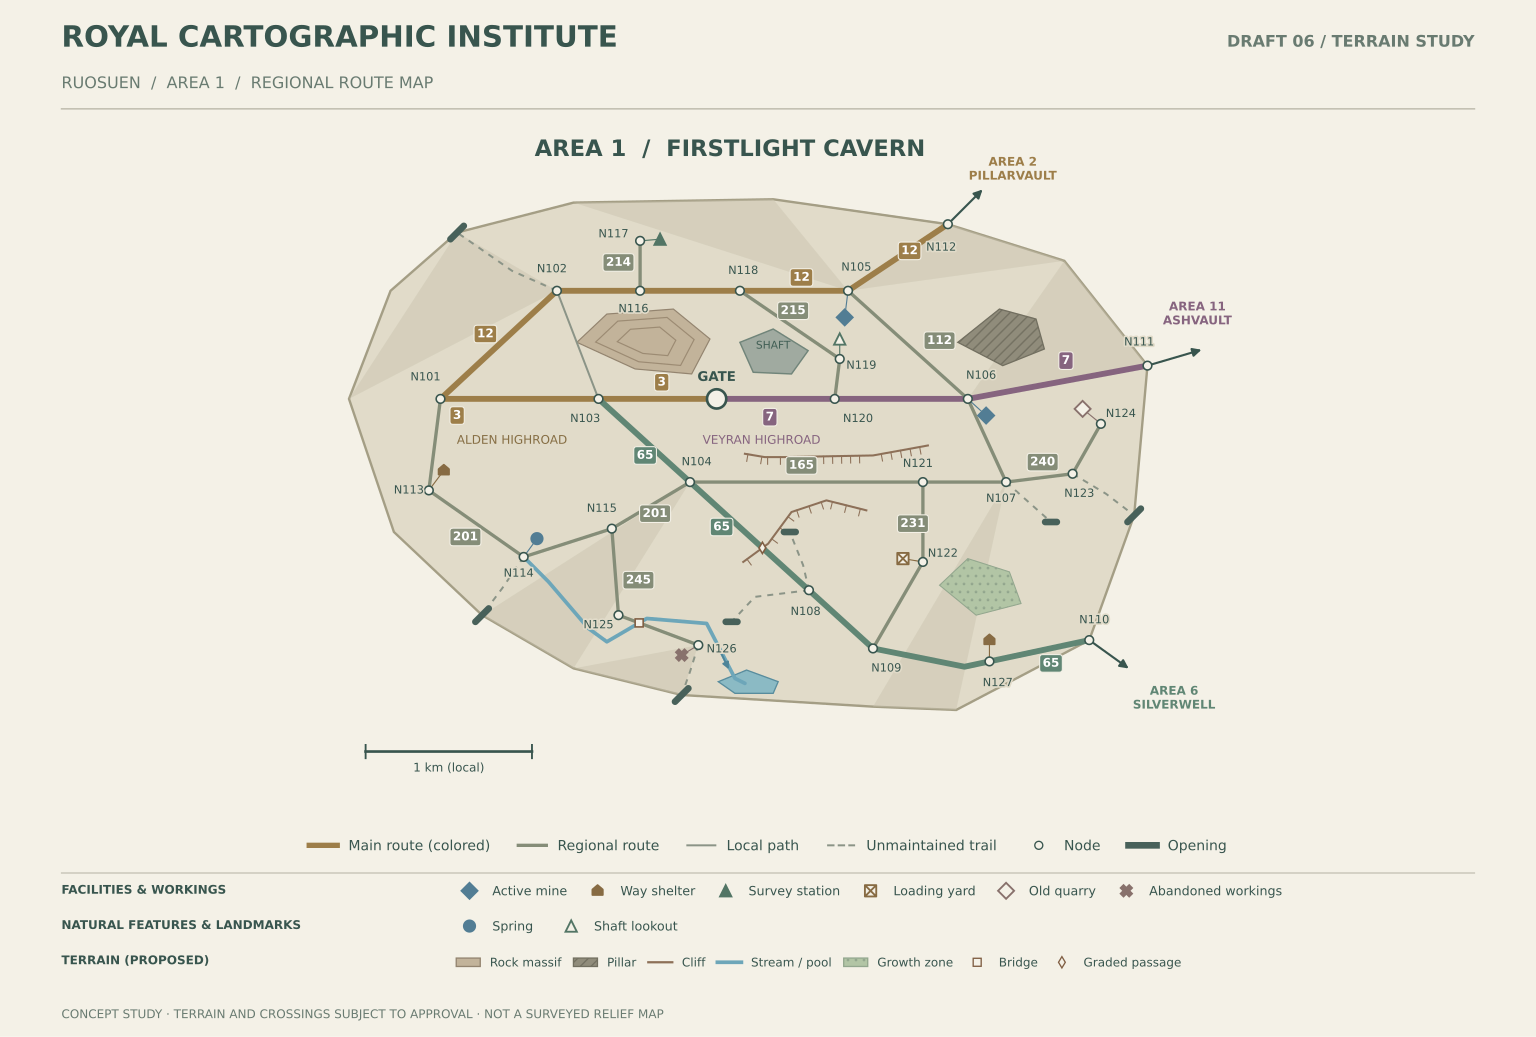

Write the Python code that produced this figure.
import json, math
from pathlib import Path
import matplotlib
matplotlib.use('Agg')
import matplotlib.pyplot as plt
from matplotlib.patches import Polygon, Circle, FancyArrowPatch
from matplotlib.lines import Line2D
from matplotlib import patheffects
out=Path(__file__).parent
base={'status': 'design draft, no formal registration', 'coordinate_frame': 'local approximate km, not global datum; z relative to GATE', 'points': {'GATE': {'xy_km': [-0.85, 2.0], 'z_m': 0}, 'N101': {'xy_km': [0.55, 2.0], 'z_m': -10}, 'N102': {'xy_km': [1.25, 2.65], 'z_m': 15}, 'N103': {'xy_km': [1.5, 2.0], 'z_m': -20}, 'N104': {'xy_km': [2.05, 1.5], 'z_m': -35}, 'N105': {'xy_km': [3.0, 2.65], 'z_m': 35}, 'N106': {'xy_km': [3.72, 2.0], 'z_m': -5}, 'N107': {'xy_km': [3.95, 1.5], 'z_m': -20}, 'N108': {'xy_km': [2.765, 0.85], 'z_m': -65}, 'N109': {'xy_km': [3.15, 0.5], 'z_m': -80}, 'N110': {'xy_km': [4.45, 0.55], 'z_m': -80}, 'N111': {'xy_km': [4.8, 2.2], 'z_m': 5}, 'N112': {'xy_km': [3.6, 3.05], 'z_m': 45}, 'D_ENTRY': {'xy_km': [3.15, 0.15], 'z_m': -100}}, 'routes': {'3': ['GATE', 'N101', 'N103', 'N106', 'N111'], '12': ['N101', 'N102', 'N105', 'N112'], '65': ['N103', 'N104', 'N108', 'N109', 'N110'], '112': ['N105', 'N106'], '165': ['N104', 'N107', 'N106']}, 'route_geometry_overrides': {'GATE-N101': [[-0.85, 2.0], [-0.5, 2.02], [-0.23, 1.94], [0, 2.0], [0.55, 2.0]], 'N109-N110': [[3.15, 0.5], [3.7, 0.39], [4.45, 0.55]]}, 'cavern_outline': [[0, 2.0], [0.25, 2.65], [0.65, 3.0], [1.35, 3.18], [2.55, 3.2], [3.6, 3.05], [4.3, 2.83], [4.8, 2.2], [4.72, 1.3], [4.45, 0.55], [3.65, 0.13], [3.15, 0.15], [2.0, 0.22], [1.35, 0.38], [0.8, 0.7], [0.27, 1.2]], 'unknown_openings': [[0.65, 3.0], [0.8, 0.7], [4.72, 1.3], [2.0, 0.22]], 'unmaintained_spur': [[3.15, 0.5], [3.12, 0.33], [3.15, 0.15]], 'journey': [{'from': 'GATE', 'to': 'N101', 'horizontal_km': 1.42, 'dz_m': -10}, {'from': 'N101', 'to': 'N103', 'horizontal_km': 0.95, 'dz_m': -10}, {'from': 'N103', 'to': 'N104', 'horizontal_km': 0.743, 'dz_m': -15}, {'from': 'N104', 'to': 'N108', 'horizontal_km': 0.966, 'dz_m': -30}, {'from': 'N108', 'to': 'N109', 'horizontal_km': 0.52, 'dz_m': -15}, {'from': 'N109', 'to': 'D_ENTRY', 'horizontal_km': 0.355, 'dz_m': -20}]}
P={k:tuple(v['xy_km']) for k,v in base['points'].items() if k!='D_ENTRY'}
P['GATE']=(2.21,2.0) # provisional central position on Route 3
z={k:v['z_m'] for k,v in base['points'].items() if k!='D_ENTRY'}
new={113:(.48,1.45,-15),114:(1.05,1.05,-25),115:(1.58,1.22,-28),116:(1.75,2.65,21),117:(1.75,2.95,40),118:(2.35,2.65,28),119:(2.95,2.24,12),120:(2.92,2,-10),121:(3.45,1.5,-26),122:(3.45,1.02,-48),123:(4.35,1.55,-18),124:(4.52,1.85,-12),125:(1.62,.70,-48),126:(2.10,.52,-52),127:(3.85,.422,-80)}
for n,(x,y,h) in new.items():P[f'N{n}']=(x,y);z[f'N{n}']=h
# Preserve physical elevations; rebase the local vertical datum to the new GATE.
z['GATE']=-15
z={k:h+15 for k,h in z.items()}
R={3:['N101','N103','GATE'],7:['GATE','N120','N106','N111'],12:['N101','N102','N116','N118','N105','N112'],65:['N103','N104','N108','N109','N127','N110'],112:['N105','N106'],165:['N104','N121','N107','N106'],201:['N101','N113','N114','N115','N104'],214:['N116','N117'],215:['N118','N119','N120'],231:['N121','N122','N109'],240:['N107','N123','N124'],245:['N115','N125','N126']}
# Subdivision of existing route geometry preserves original alignment.
paths={('N109','N127'):[P['N109'],(3.7,.39),P['N127']],('N127','N110'):[P['N127'],P['N110']]}
outline=base['cavern_outline'];unknown=base['unknown_openings']
trails=[('N108',[(2.44,.81),(2.30,.66)],'unmaintained'),('N108',[(2.73,1.00),(2.65,1.20)],'unmaintained'),('N107',[(4.22,1.26)],'unmaintained'),('N126',[(2.05,.36),(2.0,.22)],'unmaintained'),('N123',[(4.55,1.43),(4.72,1.3)],'unmaintained'),('N102',[(.98,2.77),(.65,3.0)],'unmaintained'),('N114',[(.92,.86),(.8,.7)],'unmaintained'),('N102',[P['N103']],'local')]
# Public branch from N108 is known as a rough path only, no hidden destination.
facilities={'N105':('Upper Mine','mine'), 'N106':('First Mine','mine'),'N113':('Way shelter','shelter'),'N114':('Spring','water'),'N117':('Survey station','survey'),'N119':('Shaft lookout','lookout'),'N122':('Loading yard','cargo'),'N124':('Old quarry','old'),'N126':('Abandoned workings','old'),'N127':('Way shelter','shelter')}
# Verify intersections of numbered paths are only shared endpoints (plan crossings must be explained).
from shapely.geometry import LineString, Point, Polygon as SPoly
assert SPoly(outline).contains(Point(P['GATE']))
segments=[]
for r,ns in R.items():
 for a,b in zip(ns,ns[1:]):
  coords=paths.get((a,b),[P[a],P[b]])
  segments.append((r,a,b,LineString(coords)))
for i,(r,a,b,l) in enumerate(segments):
 for s,c,d,m in segments[i+1:]:
  cross=l.intersection(m)
  if cross.is_empty:continue
  common=set((a,b))&set((c,d))
  assert cross.geom_type=='Point' and any(cross.distance(Point(P[k]))<1e-7 for k in common),(r,a,b,s,c,d,cross.wkt)
assert all(P[k]==tuple(base['points'][k]['xy_km']) and z[k]==base['points'][k]['z_m']+15 for k in base['points'] if k not in ('D_ENTRY','GATE'))
# Validate the original five routes' ordered node sequences remain subsequences.
for r,ns in base['routes'].items():
 ns=[n for n in ns if n!='GATE']
 sequence=R[3]+R[7][1:] if r=='3' else R[int(r)]
 assert [n for n in sequence if n in ns]==ns
assert R[3][-1]==R[7][0]=='GATE' and set(R[3]) & set(R[7])=={'GATE'}
connections={'N112':{'route':12,'area':2,'name':'Pillarvault'},'N111':{'route':7,'area':11,'name':'Ashvault'},'N110':{'route':65,'area':6,'name':'Silverwell'}}
assert len({c['area'] for c in connections.values()})==len(connections)
assert all(R[c['route']][-1]==n for n,c in connections.items())
route_names={3:'Alden Highroad',7:'Veyran Highroad'}
bg='#f4f1e7'; ink='#38554e'; mute='#697b71'; rock='#e1dbc9'; edge='#a49e85'; colors={3:'#9d7e49',7:'#86647f',12:'#9d7e49',65:'#608674',112:'#858d78',165:'#858d78',201:'#858d78',214:'#858d78',215:'#858d78',231:'#858d78',240:'#858d78',245:'#858d78'}
fig,ax=plt.subplots(figsize=(16,10.8),facecolor=bg);fig.subplots_adjust(left=.035,right=.975,bottom=.235,top=.88);ax.set_aspect('equal');ax.set_xlim(-.42,5.55);ax.set_ylim(-.37,3.65);ax.axis('off')
def poly(ps,**kw):ax.add_patch(Polygon(ps,closed=True,**kw))
def line(ps,**kw):ax.plot(*zip(*ps),**kw)
def txt(x,y,s,**kw):ax.text(x,y,s,color=kw.pop('color',ink),**kw)
def tag(x,y,s,c,fs=10):txt(x,y,s,fontsize=fs,fontweight='bold',color='white',ha='center',va='center',zorder=15,bbox=dict(boxstyle='round,pad=.25',fc=c,ec=bg,lw=.8))
fig.text(.04,.955,'ROYAL CARTOGRAPHIC INSTITUTE',fontsize=22,fontweight='bold',color=ink);fig.text(.04,.915,'RUOSUEN  /  AREA 1  /  REGIONAL ROUTE MAP',fontsize=12,color=mute);fig.text(.96,.955,'DRAFT 06 / TERRAIN STUDY',ha='right',fontsize=12,fontweight='bold',color=mute);fig.lines.append(Line2D([.04,.96],[.895,.895],transform=fig.transFigure,color='#b8b5a6',lw=1))
poly(outline,facecolor=rock,edgecolor=edge,lw=1.8,zorder=2)
for tri in [[(.0,2),(.65,3),(1.25,2.65)],[(1.35,3.18),(2.55,3.2),(3,2.65)],[(4.3,2.83),(4.8,2.2),(3.72,2)],[(.8,.7),(1.35,.38),(2.05,1.5)],[(3.15,.15),(3.65,.13),(3.95,1.5)],[(1.35,.38),(2,.22),(2.10,.52)],[(3.60,3.05),(4.3,2.83),(3.0,2.65)]]:poly(tri,facecolor='#c8c2ad',edgecolor='none',alpha=.45,zorder=3)
poly([(2.35,2.34),(2.55,2.42),(2.76,2.29),(2.66,2.15),(2.43,2.16)],facecolor='#a0aaa0',edgecolor='#71857a',lw=1.1,zorder=3);txt(2.55,2.32,'SHAFT',fontsize=8,ha='center',va='center',color='#405e54')
# Terrain overlay proposal: existing coordinates/roads unchanged.
from matplotlib.patches import Patch
import numpy as np
terrain={
 'massif':[(1.37,2.34),(1.55,2.51),(1.95,2.54),(2.17,2.36),(2.06,2.15),(1.72,2.18)],
 'pillar':[(3.66,2.34),(3.91,2.54),(4.13,2.48),(4.18,2.30),(3.93,2.20)],
 'cliff_upper':[(2.38,1.67),(2.50,1.65),(2.61,1.65),(3.15,1.66),(3.48,1.72)],
 'cliff_lower':[(2.37,1.02),(2.52,1.13),(2.66,1.32),(2.87,1.39),(3.11,1.33)],
 'river':[(1.05,1.05),(1.20,.90),(1.44,.62),(1.55,.54),(1.79,.68),(2.15,.65),(2.32,.32),(2.38,.29)],
 'pool':[(2.22,.30),(2.39,.37),(2.58,.30),(2.55,.23),(2.32,.23)],
 'growth':[(3.55,.88),(3.72,1.04),(3.97,.96),(4.04,.77),(3.77,.70)],
}
allroads=[(str(r),a,b,l) for r,a,b,l in segments]+[('local',k,'',LineString([P[k]]+ps)) for k,ps,state in trails]
for name in ('massif','pillar','pool'):
 g=SPoly(terrain[name]);assert SPoly(outline).covers(g)
 assert all(not g.intersects(l) for r,a,b,l in allroads),name
for name in ('cliff_upper','cliff_lower','river'):
 g=LineString(terrain[name]);assert SPoly(outline).covers(g)
 print(name,[(r,a,b,g.intersection(l).wkt) for r,a,b,l in allroads if g.intersects(l)])
# Regional relief, not a solved elevation mesh.
poly(terrain['massif'],facecolor='#c2b39a',edgecolor='#93846f',lw=.9,zorder=3.1)
center=np.mean(terrain['massif'],axis=0)
for factor in (.74,.44):
 ps=[tuple(center+factor*(np.array(p)-center)) for p in terrain['massif']]
 poly(ps,facecolor='none',edgecolor='#9c8b73',lw=.9,zorder=3.2)
poly(terrain['pillar'],facecolor='#908c7b',edgecolor='#726f60',lw=1,zorder=3.2,hatch='///')
poly(terrain['growth'],facecolor='#b2c5a5',edgecolor='#93a78e',lw=.8,zorder=3.1,hatch='..')
poly(terrain['pool'],facecolor='#8bbac4',edgecolor='#588c9d',lw=1,zorder=3.3)
line(terrain['river'],color='#6da6b9',lw=2.8,solid_capstyle='round',zorder=3.4)
# Flow arrow is hydrological, not compass direction.
ax.add_patch(FancyArrowPatch((2.21,.53),(2.29,.36),arrowstyle='-|>',mutation_scale=10,color='#4e8498',lw=1.4,zorder=3.6))
# Cliff hachures point to the locally lower side. Road crossing is a proposed graded passage.
for name in ('cliff_upper','cliff_lower'):
 pts=terrain[name];line(pts,color='#8d7058',lw=1.55,zorder=3.5)
 for a,b in zip(pts,pts[1:]):
  a=np.array(a);b=np.array(b);v=b-a;length=np.linalg.norm(v);normal=np.array([v[1],-v[0]])/length
  for t in np.linspace(.15,.85,max(2,int(length/.065))):
   p=a+t*v;q=p+.043*normal;line([p,q],color='#8d7058',lw=.8,zorder=3.5)
# Candidate crossing symbols, located from actual intersections.
bridge=LineString(terrain['river']).intersection(next(l for r,a,b,l in allroads if r=='245' and a=='N125' and b=='N126'))
ramp=LineString(terrain['cliff_lower']).intersection(next(l for r,a,b,l in allroads if r=='65' and a=='N104' and b=='N108'))

for r,a,b,l in segments:line(list(l.coords),color=colors[r],lw=4.4 if r<100 else 2.5,solid_capstyle='round',zorder=4)
for k,ps,state in trails:line([P[k]]+ps,color='#8b9487',lw=1.5,ls=(0,(3,3)) if state=='unmaintained' else '-',zorder=5)
# Proposed bridge crossing and graded cliff transition; no official facility IDs yet.
for pt,marker in [(bridge,'s'),(ramp,'d')]:
 ax.plot(pt.x,pt.y,marker=marker,markersize=6,markerfacecolor=bg,markeredgecolor='#805e43',markeredgewidth=1.2,linestyle='None',zorder=9)
# Openings: known mouths, no assumed destination.
for x,y in unknown:
 line([(x-.04,y-.04),(x+.04,y+.04)],color='#48615a',lw=5,solid_capstyle='round',zorder=7)
# Unmaintained interior entrances treated identically, no D label.
for x,y in [(2.65,1.20),(2.30,.66),(4.22,1.26)]:
 line([(x-.035,y),(x+.035,y)],color='#48615a',lw=5,solid_capstyle='round',zorder=7)
for k,d in [('N112',(.22,.22)),('N111',(.34,.10)),('N110',(.25,-.18))]:
 x,y=P[k];ax.add_patch(FancyArrowPatch((x,y),(x+d[0],y+d[1]),arrowstyle='-|>',mutation_scale=13,color=ink,lw=1.6,zorder=6))
for x,y,k in [(3.99,3.38,'N112'),(5.10,2.51,'N111'),(4.96,.20,'N110')]:
 c=connections[k];txt(x,y,f"AREA {c['area']}\n{c['name'].upper()}",fontsize=9,ha='center',va='center',fontweight='bold',color=colors[c['route']],linespacing=1.25)
# Label positions deliberately offset from route shields and facilities.
opts={101:(-.09,.13),102:(-.03,.13),103:(-.08,-.12),104:(.04,.12),105:(.05,.14),106:(.08,.14),107:(-.03,-.10),108:(-.02,-.13),109:(.08,-.12),110:(.03,.12),111:(-.05,.14),112:(-.04,-.14),113:(-.12,0),114:(-.03,-.10),115:(-.06,.12),116:(-.04,-.11),117:(-.16,.04),118:(.02,.12),119:(.13,-.04),120:(.14,-.12),121:(-.03,.11),122:(.12,.05),123:(.04,-.12),124:(.12,.06),125:(-.12,-.06),126:(.14,-.025),127:(.05,-.13)}
for k,(x,y) in P.items():
 if k=='GATE':continue
 dx,dy=opts[int(k[1:])];ax.add_patch(Circle((x,y),.026,fc=bg,ec=ink,lw=1.2,zorder=8));txt(x+dx,y+dy,k,fontsize=8.5,ha='center',va='center',zorder=12,path_effects=[patheffects.withStroke(linewidth=2.5,foreground=rock)])
# Distinct pictograms. A short leader identifies the associated NODE.
from matplotlib.path import Path as MPath
house=MPath([(-1,-.8),(1,-.8),(1,.25),(0,1.1),(-1,.25),(-1,-.8)],[1,2,2,2,2,79])
crate=MPath([(-1,-1),(1,-1),(1,1),(-1,1),(-1,-1),(-1,-1),(1,1),(-1,1),(1,-1)],[1,2,2,2,79,1,2,1,2])
# marker, outline color, fill color
styles={'mine':('D','#527d94','#527d94'),'shelter':(house,'#876b43','#876b43'),'water':('o','#527d94','#527d94'),'survey':('^','#527565','#527565'),'lookout':('^','#527565',bg),'cargo':(crate,'#876b43',bg),'quarry':('D','#88716c',bg),'abandoned':('X','#88716c','#88716c')}
kind_by_node={'N124':'quarry','N126':'abandoned'}
positions={105:(2.98,2.49),106:(3.83,1.90),113:(.57,1.57),114:(1.13,1.16),117:(1.87,2.96),119:(2.95,2.36),122:(3.33,1.04),124:(4.41,1.94),126:(2.00,.46),127:(3.85,.55)}
def mark(kind,x,y):
 marker,col,fill=styles[kind]
 ax.plot(x,y,marker=marker,markersize=8.5,markerfacecolor=fill,markeredgecolor=col,markeredgewidth=1.4,linestyle='None',zorder=13)
for k,(name,kind) in facilities.items():
 kind=kind_by_node.get(k,kind);x,y=positions[int(k[1:])]
 line([P[k],(x,y)],color=styles[kind][1],lw=.85,zorder=6)
 mark(kind,x,y)
for x,y,r in [(.65,1.90,3),(1.88,2.10,3),(2.53,1.89,7),(4.31,2.23,7),(.82,2.39,12),(2.72,2.73,12),(3.37,2.89,12),(1.78,1.66,65),(2.24,1.23,65),(4.22,.41,65),(3.55,2.35,112),(2.72,1.60,165),(.70,1.17,201),(1.84,1.31,201),(1.62,2.82,214),(2.67,2.53,215),(3.39,1.25,231),(4.17,1.62,240),(1.74,.91,245)]:tag(x,y,str(r),colors[r],9)
gx,gy=P['GATE'];ax.add_patch(Circle((gx,gy),.058,fc=bg,ec='#38554e',lw=2,zorder=16));txt(gx,gy+.13,'GATE',fontsize=10,fontweight='bold',ha='center',va='center',zorder=16,path_effects=[patheffects.withStroke(linewidth=3,foreground=rock)])
txt(2.29,3.46,'AREA 1  /  FIRSTLIGHT CAVERN',fontsize=17,fontweight='bold',ha='center');txt(.98,1.73,'ALDEN HIGHROAD',fontsize=9,ha='center',color='#866e44');txt(2.48,1.73,'VEYRAN HIGHROAD',fontsize=9,ha='center',color=colors[7])
line([(.1,-.12),(1.1,-.12)],color=ink,lw=2);line([(.1,-.16),(.1,-.08)],color=ink,lw=1.4);line([(1.1,-.16),(1.1,-.08)],color=ink,lw=1.4);txt(.6,-.24,'1 km (local)',fontsize=9,ha='center')
fig.legend(handles=[Line2D([0],[0],color=colors[3],lw=4,label='Main route (colored)'),Line2D([0],[0],color=colors[201],lw=2.5,label='Regional route'),Line2D([0],[0],color='#8b9487',lw=1.5,label='Local path'),Line2D([0],[0],color='#8b9487',lw=1.5,ls='--',label='Unmaintained trail'),Line2D([0],[0],marker='o',color=ink,mfc=bg,lw=0,label='Node'),Line2D([0],[0],color='#48615a',lw=5,label='Opening')],loc='lower center',bbox_to_anchor=(.5,.165),ncol=6,frameon=False,fontsize=10.5,labelcolor=ink)
fig.lines.append(Line2D([.04,.96],[.158,.158],transform=fig.transFigure,color='#b8b5a6',lw=.8))
def legend_mark(kind,label):
 marker,col,fill=styles[kind]
 return Line2D([0],[0],marker=marker,markerfacecolor=fill,markeredgecolor=col,markeredgewidth=1.4,markersize=8.5,lw=0,label=label)
fig.text(.04,.138,'FACILITIES & WORKINGS',fontsize=9,fontweight='bold',color=ink)
fig.legend(handles=[legend_mark(k,l) for k,l in [('mine','Active mine'),('shelter','Way shelter'),('survey','Survey station'),('cargo','Loading yard'),('quarry','Old quarry'),('abandoned','Abandoned workings')]],loc='lower left',bbox_to_anchor=(.29,.123),ncol=6,frameon=False,fontsize=9.5,labelcolor=ink,columnspacing=1.4)
fig.text(.04,.104,'NATURAL FEATURES & LANDMARKS',fontsize=9,fontweight='bold',color=ink)
fig.legend(handles=[legend_mark('water','Spring'),legend_mark('lookout','Shaft lookout')],loc='lower left',bbox_to_anchor=(.29,.089),ncol=2,frameon=False,fontsize=9.5,labelcolor=ink)
fig.text(.04,.070,'TERRAIN (PROPOSED)',fontsize=9,fontweight='bold',color=ink)
fig.legend(handles=[Patch(fc='#c2b39a',ec='#93846f',label='Rock massif'),Patch(fc='#908c7b',ec='#726f60',hatch='///',label='Pillar'),Line2D([0],[0],color='#8d7058',lw=1.7,label='Cliff'),Line2D([0],[0],color='#6da6b9',lw=2.8,label='Stream / pool'),Patch(fc='#b2c5a5',ec='#93a78e',hatch='..',label='Growth zone'),Line2D([0],[0],marker='s',mfc=bg,mec='#805e43',lw=0,label='Bridge'),Line2D([0],[0],marker='d',mfc=bg,mec='#805e43',lw=0,label='Graded passage')],loc='lower left',bbox_to_anchor=(.29,.055),ncol=7,frameon=False,fontsize=9,labelcolor=ink,columnspacing=1.0)
fig.text(.04,.018,'CONCEPT STUDY · TERRAIN AND CROSSINGS SUBJECT TO APPROVAL · NOT A SURVEYED RELIEF MAP',fontsize=9,color=mute)
fig.canvas.draw()
renderer=fig.canvas.get_renderer()
from itertools import combinations
labels=[]
for t in ax.texts:
 b=t.get_window_extent(renderer)
 if t.get_bbox_patch() is not None: b=t.get_bbox_patch().get_window_extent(renderer)
 labels.append((t.get_text(),b.expanded(1.04,1.13)))
collisions=[(a,b) for (a,p),(b,q) in combinations(labels,2) if p.overlaps(q)]
print('Label collisions:',collisions)
assert not collisions, collisions
for ext in ['png','svg']:fig.savefig(out/f'ruosuen_area1_terrain_study.{ext}',dpi=180,facecolor=bg)
plt.close(fig)
# No D designation or hidden destination in the map data. DM routing link is separate in notes.
data={'status':'design draft; no formal registration','area':1,'coordinate_frame':'Area 1 only; arbitrary local axes; z relative to provisional GATE datum; v4 elevations rebased +15 m', 'gate_position_status':'provisional', 'other_area_connections':connections,'route_names':route_names,'points':{k:{'xy_km':v,'z_m':z[k]} for k,v in P.items()},'routes':R,'route_geometry_overrides':{'-'.join(k):v for k,v in paths.items()},'cavern_outline':outline,'unknown_openings':unknown,'trails':[{'from':k,'vertices':ps,'state':state} for k,ps,state in trails],'facilities':{k:{'name':v[0],'kind':v[1]} for k,v in facilities.items()},'lower_shaft':{'xy_km':[2.55,2.3],'extent':'unknown'},'interior_openings':[[2.65,1.2],[2.30,.66],[4.22,1.26]]}
(out/'ruosuen_area1_terrain_study.json').write_text(json.dumps({'status':'terrain study, unapproved','terrain':terrain,'bridge_candidate_xy_km':[bridge.x,bridge.y],'graded_passage_candidate_xy_km':[ramp.x,ramp.y],'base_map':data},indent=2),encoding='utf-8')
print(f'{len(P)-1} numbered nodes, {len(R)} routes, {len(segments)} numbered-road segments; no unexpected intersections')
